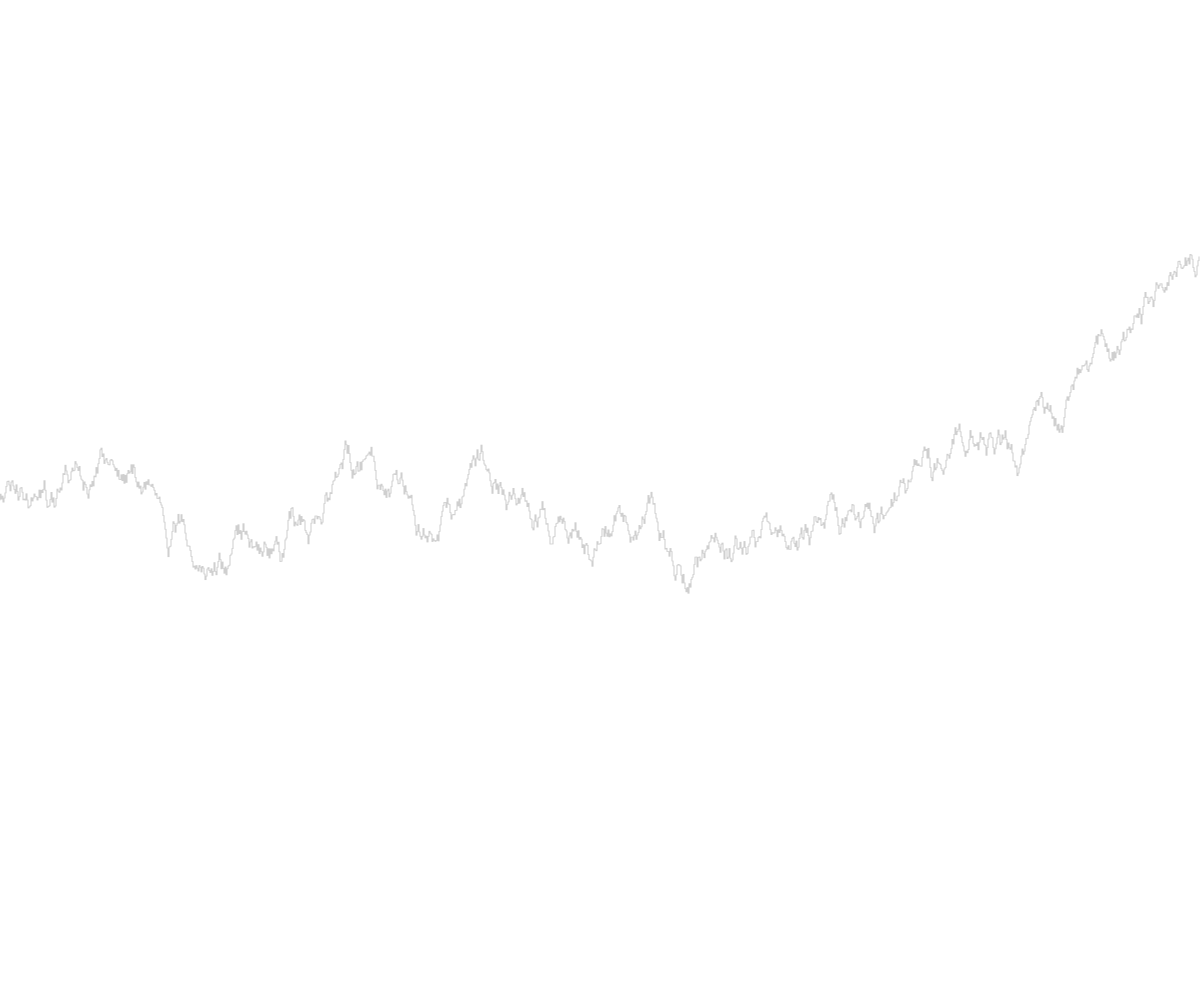
Frame 1 (no input)
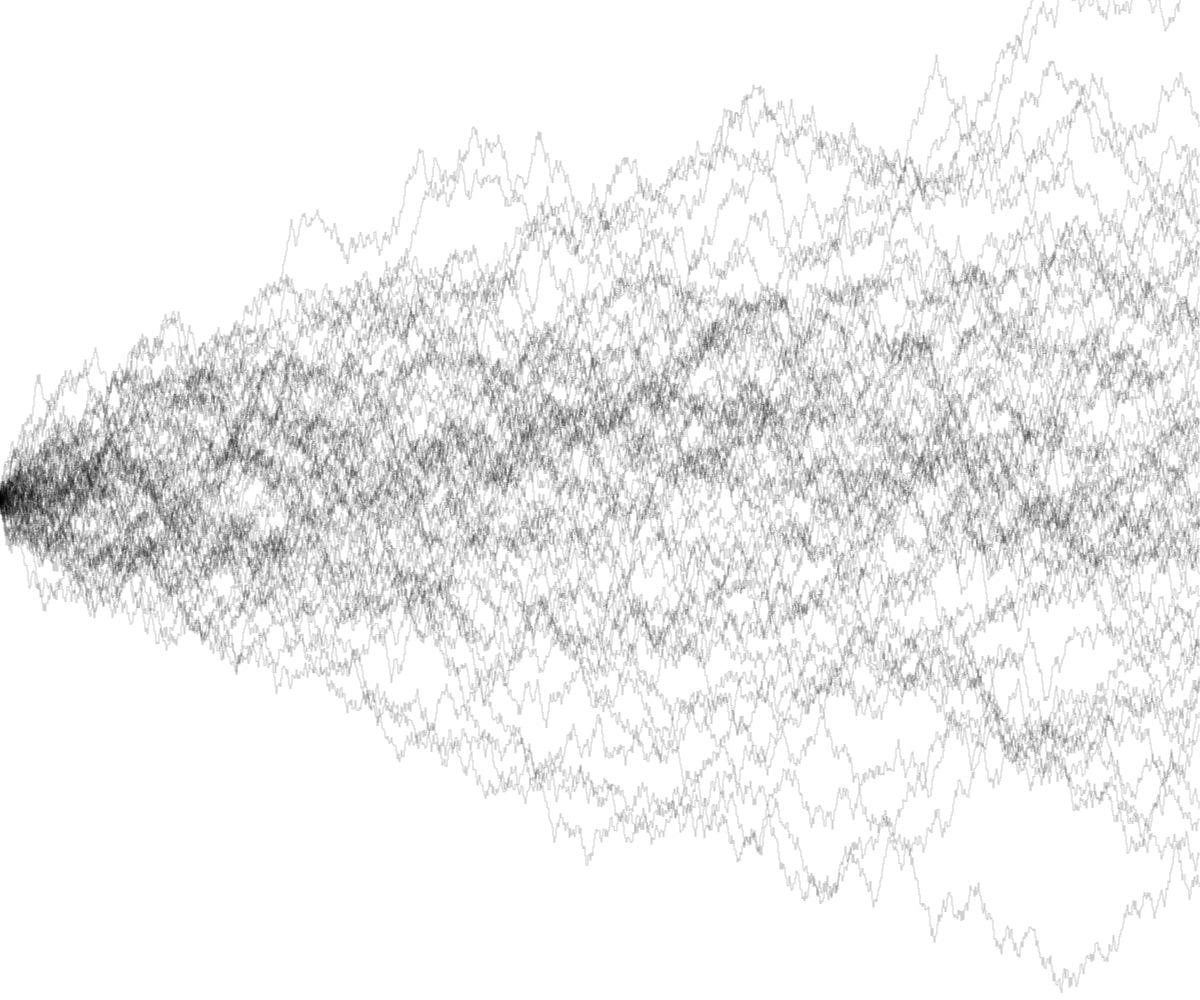
Frame 60 (no input)
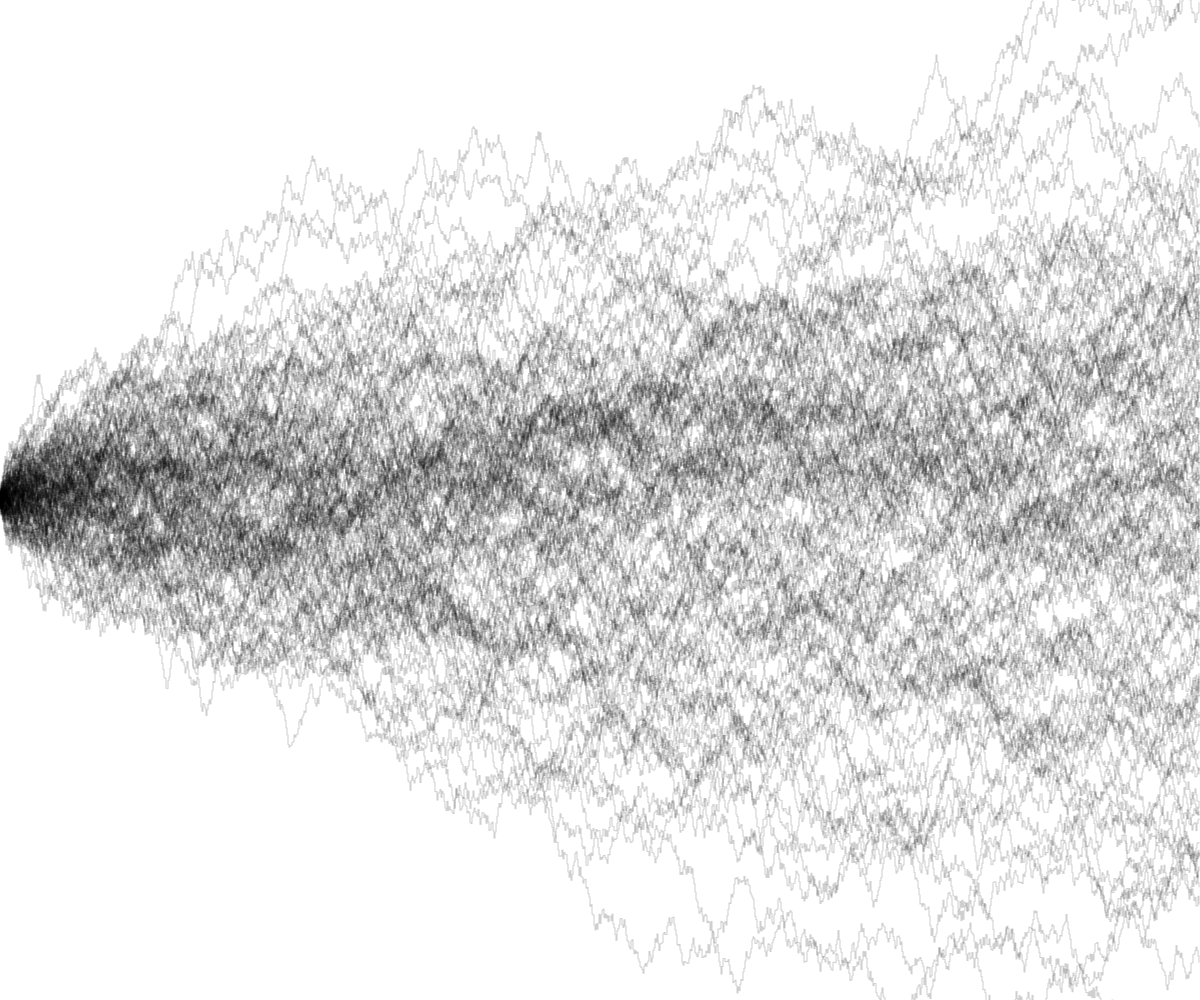
Frame 120 (the mouse pressed at the canvas centre since frame 60)

The p5.js sketch that drew these frames (run headless with seeded random() and noise() and a simulated clock; from frame 60 on, the mouse is pressed at the canvas centre):

// p5.js sketch
// ── sketch.js
function setup() {
    createCanvas(windowWidth, windowHeight);
    background(255);

}

function draw() {
    //createCanvas(windowWidth, windowHeight);
    // background(255);
    window.lastHeight = windowHeight / 2;
    colorMode(HSB,255);
    var c = color(random(0,255), 255, 0, 50);
    stroke(c);
    for (var i = 0; i < windowWidth; i++) {
        var point1x = window.lastHeight;
        var point1y = i;
        window.lastHeight+=random(-10,10);
        var point2x = window.lastHeight;
        var point2y = i;
        line(point1y, point1x, point2y,point2x);
    }
}
